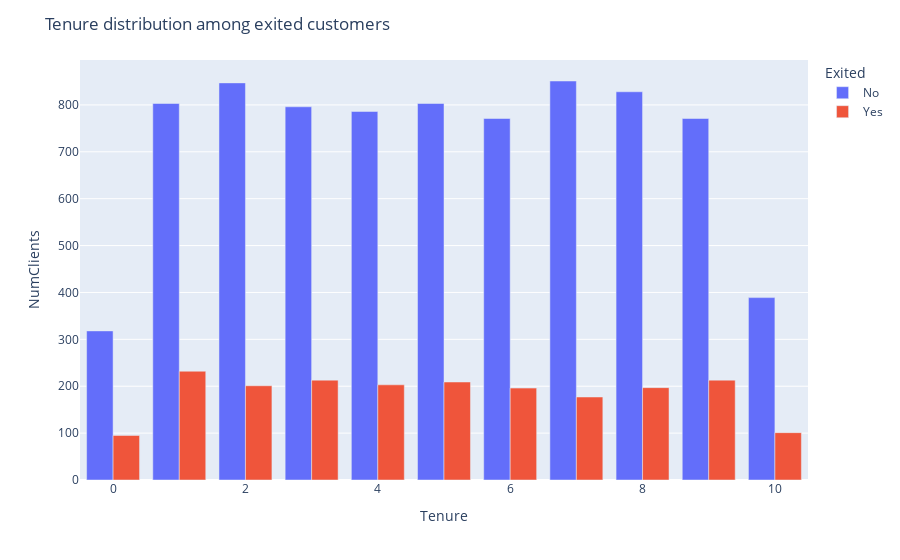

Here is the notebook cell this chart was saved with:
### Code cell
#creamos el gráfico
fig = px.bar(Tenure_df, x="Tenure", y="CustomerId", color="Exited", barmode='group')

#modificamos el título y etiquetas del gráfico
fig.update_layout(title="Tenure distribution among exited customers", xaxis_title='Tenure', yaxis_title='NumClients')

#mostramos el gráfico
fig.show()

### Figure 1 — Plotly figure (JSON) as saved in the notebook; plotly's stock layout.template omitted (floating-point values rounded to 4 significant figures)
{"data": [{"alignmentgroup": "True", "hovertemplate": "Exited=No<br>Tenure=%{x}<br>CustomerId=%{y}<extra></extra>", "legendgroup": "No", "marker": {"color": "#636efa", "pattern": {"shape": ""}}, "name": "No", "offsetgroup": "No", "orientation": "v", "showlegend": true, "textposition": "auto", "type": "bar", "x": [0, 1, 2, 3, 4, 5, 6, 7, 8, 9, 10], "xaxis": "x", "y": [318, 803, 847, 796, 786, 803, 771, 851, 828, 771, 389], "yaxis": "y"}, {"alignmentgroup": "True", "hovertemplate": "Exited=Yes<br>Tenure=%{x}<br>CustomerId=%{y}<extra></extra>", "legendgroup": "Yes", "marker": {"color": "#EF553B", "pattern": {"shape": ""}}, "name": "Yes", "offsetgroup": "Yes", "orientation": "v", "showlegend": true, "textposition": "auto", "type": "bar", "x": [0, 1, 2, 3, 4, 5, 6, 7, 8, 9, 10], "xaxis": "x", "y": [95, 232, 201, 213, 203, 209, 196, 177, 197, 213, 101], "yaxis": "y"}], "layout": {"barmode": "group", "legend": {"title": {"text": "Exited"}, "tracegroupgap": 0}, "margin": {"t": 60}, "title": {"text": "Tenure distribution among exited customers"}, "xaxis": {"anchor": "y", "domain": [0, 1], "title": {"text": "Tenure"}}, "yaxis": {"anchor": "x", "domain": [0, 1], "title": {"text": "NumClients"}}}}
